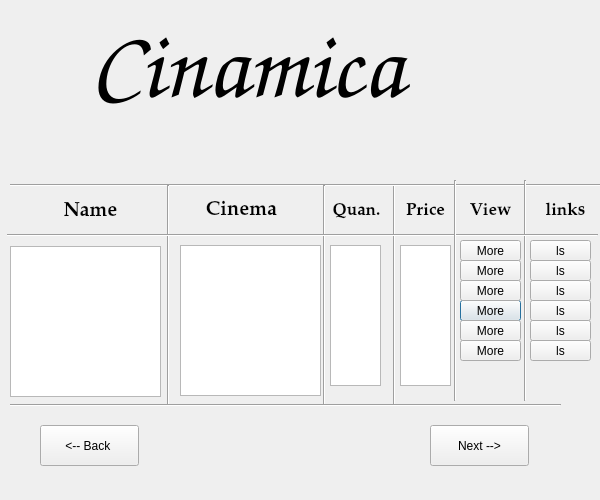
<?xml version="1.0" encoding="UTF-8"?>
<ui version="4.0">
 <class>Page2Cust</class>
 <widget class="QDialog" name="Page2Cust">
  <property name="geometry">
   <rect>
    <x>0</x>
    <y>0</y>
    <width>600</width>
    <height>500</height>
   </rect>
  </property>
  <property name="windowTitle">
   <string>Dialog</string>
  </property>
  <widget class="QPushButton" name="pushButton_4">
   <property name="geometry">
    <rect>
     <x>460</x>
     <y>300</y>
     <width>61</width>
     <height>21</height>
    </rect>
   </property>
   <property name="text">
    <string>More</string>
   </property>
  </widget>
  <widget class="QPushButton" name="pushButton_5">
   <property name="geometry">
    <rect>
     <x>460</x>
     <y>320</y>
     <width>61</width>
     <height>21</height>
    </rect>
   </property>
   <property name="text">
    <string>More</string>
   </property>
  </widget>
  <widget class="QPushButton" name="pushButton_11">
   <property name="geometry">
    <rect>
     <x>530</x>
     <y>340</y>
     <width>61</width>
     <height>21</height>
    </rect>
   </property>
   <property name="text">
    <string>ls</string>
   </property>
  </widget>
  <widget class="QLabel" name="label_3">
   <property name="geometry">
    <rect>
     <x>186</x>
     <y>195</y>
     <width>111</width>
     <height>31</height>
    </rect>
   </property>
   <property name="font">
    <font>
     <family>URW Palladio L</family>
     <pointsize>15</pointsize>
     <weight>75</weight>
     <bold>true</bold>
    </font>
   </property>
   <property name="text">
    <string>Cinema</string>
   </property>
   <property name="alignment">
    <set>Qt::AlignCenter</set>
   </property>
  </widget>
  <widget class="QPushButton" name="pushButton_2">
   <property name="geometry">
    <rect>
     <x>460</x>
     <y>260</y>
     <width>61</width>
     <height>21</height>
    </rect>
   </property>
   <property name="text">
    <string>More</string>
   </property>
  </widget>
  <widget class="QLabel" name="label_10">
   <property name="geometry">
    <rect>
     <x>460</x>
     <y>195</y>
     <width>61</width>
     <height>31</height>
    </rect>
   </property>
   <property name="font">
    <font>
     <family>URW Palladio L</family>
     <pointsize>13</pointsize>
     <weight>75</weight>
     <bold>true</bold>
    </font>
   </property>
   <property name="text">
    <string>View</string>
   </property>
   <property name="alignment">
    <set>Qt::AlignCenter</set>
   </property>
  </widget>
  <widget class="QLabel" name="label_11">
   <property name="geometry">
    <rect>
     <x>530</x>
     <y>190</y>
     <width>71</width>
     <height>41</height>
    </rect>
   </property>
   <property name="font">
    <font>
     <family>URW Palladio L</family>
     <pointsize>13</pointsize>
     <weight>75</weight>
     <bold>true</bold>
    </font>
   </property>
   <property name="text">
    <string>links</string>
   </property>
   <property name="alignment">
    <set>Qt::AlignCenter</set>
   </property>
  </widget>
  <widget class="QPushButton" name="pushButton_8">
   <property name="geometry">
    <rect>
     <x>40</x>
     <y>425</y>
     <width>99</width>
     <height>41</height>
    </rect>
   </property>
   <property name="text">
    <string>&lt;-- Back </string>
   </property>
  </widget>
  <widget class="QPushButton" name="pushButton_3">
   <property name="geometry">
    <rect>
     <x>460</x>
     <y>280</y>
     <width>61</width>
     <height>21</height>
    </rect>
   </property>
   <property name="text">
    <string>More</string>
   </property>
  </widget>
  <widget class="QListWidget" name="CinemaLs">
   <property name="geometry">
    <rect>
     <x>180</x>
     <y>245</y>
     <width>141</width>
     <height>151</height>
    </rect>
   </property>
  </widget>
  <widget class="Line" name="line_3">
   <property name="geometry">
    <rect>
     <x>339</x>
     <y>185</y>
     <width>111</width>
     <height>221</height>
    </rect>
   </property>
   <property name="orientation">
    <enum>Qt::Vertical</enum>
   </property>
  </widget>
  <widget class="QPushButton" name="pushButton_14">
   <property name="geometry">
    <rect>
     <x>530</x>
     <y>320</y>
     <width>61</width>
     <height>21</height>
    </rect>
   </property>
   <property name="text">
    <string>ls</string>
   </property>
  </widget>
  <widget class="QPushButton" name="pushButton_7">
   <property name="geometry">
    <rect>
     <x>430</x>
     <y>425</y>
     <width>99</width>
     <height>41</height>
    </rect>
   </property>
   <property name="text">
    <string>Next --&gt;</string>
   </property>
  </widget>
  <widget class="Line" name="line_4">
   <property name="geometry">
    <rect>
     <x>10</x>
     <y>165</y>
     <width>591</width>
     <height>41</height>
    </rect>
   </property>
   <property name="orientation">
    <enum>Qt::Horizontal</enum>
   </property>
  </widget>
  <widget class="QPushButton" name="pushButton_12">
   <property name="geometry">
    <rect>
     <x>530</x>
     <y>280</y>
     <width>61</width>
     <height>21</height>
    </rect>
   </property>
   <property name="text">
    <string>ls</string>
   </property>
  </widget>
  <widget class="Line" name="line_2">
   <property name="geometry">
    <rect>
     <x>279</x>
     <y>185</y>
     <width>91</width>
     <height>221</height>
    </rect>
   </property>
   <property name="orientation">
    <enum>Qt::Vertical</enum>
   </property>
  </widget>
  <widget class="QLabel" name="label_5">
   <property name="geometry">
    <rect>
     <x>390</x>
     <y>190</y>
     <width>71</width>
     <height>41</height>
    </rect>
   </property>
   <property name="font">
    <font>
     <family>URW Palladio L</family>
     <pointsize>13</pointsize>
     <weight>75</weight>
     <bold>true</bold>
    </font>
   </property>
   <property name="text">
    <string>Price</string>
   </property>
   <property name="alignment">
    <set>Qt::AlignCenter</set>
   </property>
  </widget>
  <widget class="Line" name="line">
   <property name="geometry">
    <rect>
     <x>123</x>
     <y>185</y>
     <width>91</width>
     <height>221</height>
    </rect>
   </property>
   <property name="orientation">
    <enum>Qt::Vertical</enum>
   </property>
  </widget>
  <widget class="Line" name="line_8">
   <property name="geometry">
    <rect>
     <x>480</x>
     <y>180</y>
     <width>91</width>
     <height>221</height>
    </rect>
   </property>
   <property name="orientation">
    <enum>Qt::Vertical</enum>
   </property>
  </widget>
  <widget class="QPushButton" name="pushButton_13">
   <property name="geometry">
    <rect>
     <x>530</x>
     <y>240</y>
     <width>61</width>
     <height>21</height>
    </rect>
   </property>
   <property name="text">
    <string>ls</string>
   </property>
  </widget>
  <widget class="QLabel" name="label_2">
   <property name="geometry">
    <rect>
     <x>20</x>
     <y>196</y>
     <width>141</width>
     <height>31</height>
    </rect>
   </property>
   <property name="font">
    <font>
     <family>URW Palladio L</family>
     <pointsize>15</pointsize>
     <weight>75</weight>
     <bold>true</bold>
    </font>
   </property>
   <property name="text">
    <string>Name</string>
   </property>
   <property name="alignment">
    <set>Qt::AlignCenter</set>
   </property>
  </widget>
  <widget class="QListWidget" name="NameLs">
   <property name="geometry">
    <rect>
     <x>10</x>
     <y>246</y>
     <width>151</width>
     <height>151</height>
    </rect>
   </property>
  </widget>
  <widget class="QLabel" name="label">
   <property name="geometry">
    <rect>
     <x>90</x>
     <y>5</y>
     <width>401</width>
     <height>121</height>
    </rect>
   </property>
   <property name="font">
    <font>
     <family>Comic Sans MS</family>
     <pointsize>72</pointsize>
     <weight>75</weight>
     <italic>true</italic>
     <bold>true</bold>
    </font>
   </property>
   <property name="text">
    <string>Cinamica</string>
   </property>
  </widget>
  <widget class="QPushButton" name="pushButton">
   <property name="geometry">
    <rect>
     <x>460</x>
     <y>240</y>
     <width>61</width>
     <height>21</height>
    </rect>
   </property>
   <property name="text">
    <string>More</string>
   </property>
  </widget>
  <widget class="QListWidget" name="QuanLs">
   <property name="geometry">
    <rect>
     <x>330</x>
     <y>245</y>
     <width>51</width>
     <height>141</height>
    </rect>
   </property>
  </widget>
  <widget class="Line" name="line_7">
   <property name="geometry">
    <rect>
     <x>10</x>
     <y>390</y>
     <width>551</width>
     <height>31</height>
    </rect>
   </property>
   <property name="orientation">
    <enum>Qt::Horizontal</enum>
   </property>
  </widget>
  <widget class="QPushButton" name="pushButton_6">
   <property name="geometry">
    <rect>
     <x>460</x>
     <y>340</y>
     <width>61</width>
     <height>21</height>
    </rect>
   </property>
   <property name="text">
    <string>More</string>
   </property>
  </widget>
  <widget class="Line" name="line_5">
   <property name="geometry">
    <rect>
     <x>7</x>
     <y>225</y>
     <width>591</width>
     <height>20</height>
    </rect>
   </property>
   <property name="orientation">
    <enum>Qt::Horizontal</enum>
   </property>
  </widget>
  <widget class="Line" name="line_9">
   <property name="geometry">
    <rect>
     <x>400</x>
     <y>180</y>
     <width>111</width>
     <height>221</height>
    </rect>
   </property>
   <property name="orientation">
    <enum>Qt::Vertical</enum>
   </property>
  </widget>
  <widget class="QListWidget" name="PriceLs">
   <property name="geometry">
    <rect>
     <x>400</x>
     <y>245</y>
     <width>51</width>
     <height>141</height>
    </rect>
   </property>
  </widget>
  <widget class="QLabel" name="label_4">
   <property name="geometry">
    <rect>
     <x>326</x>
     <y>195</y>
     <width>61</width>
     <height>31</height>
    </rect>
   </property>
   <property name="font">
    <font>
     <family>URW Palladio L</family>
     <pointsize>13</pointsize>
     <weight>75</weight>
     <bold>true</bold>
    </font>
   </property>
   <property name="text">
    <string>Quan.</string>
   </property>
   <property name="alignment">
    <set>Qt::AlignCenter</set>
   </property>
  </widget>
  <widget class="QPushButton" name="pushButton_9">
   <property name="geometry">
    <rect>
     <x>530</x>
     <y>260</y>
     <width>61</width>
     <height>21</height>
    </rect>
   </property>
   <property name="text">
    <string>ls</string>
   </property>
  </widget>
  <widget class="QPushButton" name="pushButton_10">
   <property name="geometry">
    <rect>
     <x>530</x>
     <y>300</y>
     <width>61</width>
     <height>21</height>
    </rect>
   </property>
   <property name="text">
    <string>ls</string>
   </property>
  </widget>
 </widget>
 <resources/>
 <connections/>
</ui>
